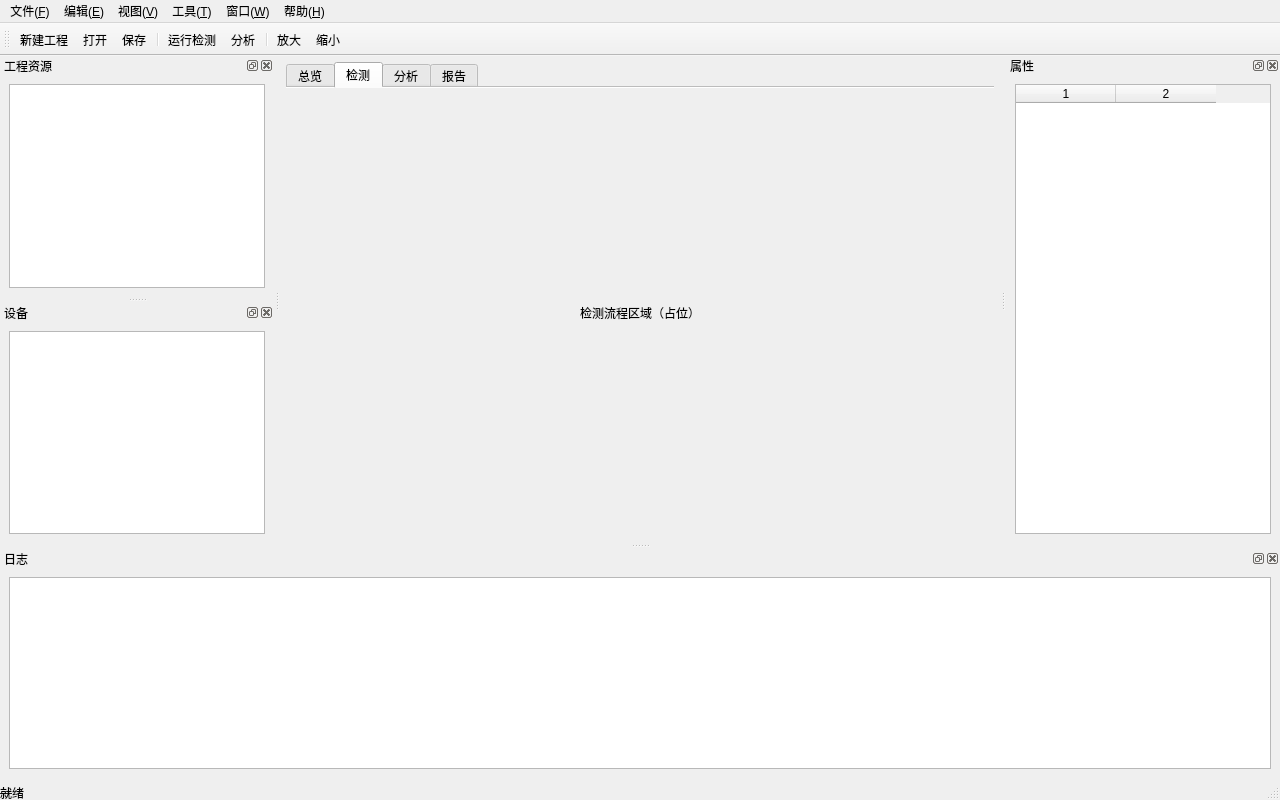
<?xml version="1.0" encoding="UTF-8"?>
<ui version="4.0">
 <class>MainWindow</class>
 <widget class="QMainWindow" name="MainWindow">
  <property name="geometry">
   <rect>
    <x>0</x>
    <y>0</y>
    <width>1280</width>
    <height>800</height>
   </rect>
  </property>
  <property name="windowTitle">
   <string>PTS - 工程工作台</string>
  </property>
  <property name="dockNestingEnabled">
   <bool>true</bool>
  </property>
  <widget class="QWidget" name="centralwidget">
   <layout class="QVBoxLayout" name="verticalLayout_main">
    <property name="spacing">
     <number>6</number>
    </property>
    <property name="leftMargin">
     <number>6</number>
    </property>
    <property name="topMargin">
     <number>6</number>
    </property>
    <property name="rightMargin">
     <number>6</number>
    </property>
    <property name="bottomMargin">
     <number>6</number>
    </property>
    <item>
     <widget class="QTabWidget" name="tabCentral">
      <property name="currentIndex">
       <number>1</number>
      </property>
      <property name="documentMode">
       <bool>true</bool>
      </property>
      <property name="tabsClosable">
       <bool>false</bool>
      </property>
      <property name="movable">
       <bool>true</bool>
      </property>
      <widget class="QWidget" name="tabDashboard">
       <attribute name="title">
        <string>总览</string>
       </attribute>
       <layout class="QVBoxLayout" name="verticalLayout_dashboard">
        <item>
         <widget class="QLabel" name="labelDashboard">
          <property name="text">
           <string>欢迎使用 PTS 工程平台</string>
          </property>
          <property name="alignment">
           <set>Qt::AlignmentFlag::AlignCenter</set>
          </property>
         </widget>
        </item>
       </layout>
      </widget>
      <widget class="QWidget" name="tabInspection">
       <attribute name="title">
        <string>检测</string>
       </attribute>
       <layout class="QVBoxLayout" name="verticalLayout_inspection">
        <item>
         <widget class="QLabel" name="labelInspection">
          <property name="text">
           <string>检测流程区域（占位）</string>
          </property>
          <property name="alignment">
           <set>Qt::AlignmentFlag::AlignCenter</set>
          </property>
         </widget>
        </item>
       </layout>
      </widget>
      <widget class="QWidget" name="tabAnalysis">
       <attribute name="title">
        <string>分析</string>
       </attribute>
       <layout class="QVBoxLayout" name="verticalLayout_analysis">
        <item>
         <widget class="QLabel" name="labelAnalysis">
          <property name="text">
           <string>数据分析区域（占位）</string>
          </property>
          <property name="alignment">
           <set>Qt::AlignmentFlag::AlignCenter</set>
          </property>
         </widget>
        </item>
       </layout>
      </widget>
      <widget class="QWidget" name="tabReports">
       <attribute name="title">
        <string>报告</string>
       </attribute>
       <layout class="QVBoxLayout" name="verticalLayout_reports">
        <item>
         <widget class="QLabel" name="labelReports">
          <property name="text">
           <string>报告生成与预览（占位）</string>
          </property>
          <property name="alignment">
           <set>Qt::AlignmentFlag::AlignCenter</set>
          </property>
         </widget>
        </item>
       </layout>
      </widget>
     </widget>
    </item>
   </layout>
  </widget>
  <widget class="QMenuBar" name="menubar">
   <property name="geometry">
    <rect>
     <x>0</x>
     <y>0</y>
     <width>1280</width>
     <height>21</height>
    </rect>
   </property>
   <widget class="QMenu" name="menuFile">
    <property name="title">
     <string>文件(&amp;F)</string>
    </property>
    <addaction name="actionNewProject"/>
    <addaction name="actionOpen"/>
    <addaction name="actionSave"/>
    <addaction name="actionSaveAs"/>
    <addaction name="separator"/>
    <addaction name="actionExport"/>
    <addaction name="separator"/>
    <addaction name="actionExit"/>
   </widget>
   <widget class="QMenu" name="menuEdit">
    <property name="title">
     <string>编辑(&amp;E)</string>
    </property>
    <addaction name="actionUndo"/>
    <addaction name="actionRedo"/>
    <addaction name="separator"/>
    <addaction name="actionCut"/>
    <addaction name="actionCopy"/>
    <addaction name="actionPaste"/>
    <addaction name="separator"/>
    <addaction name="actionPreferences"/>
   </widget>
   <widget class="QMenu" name="menuView">
    <property name="title">
     <string>视图(&amp;V)</string>
    </property>
    <addaction name="actionResetLayout"/>
   </widget>
   <widget class="QMenu" name="menuTools">
    <property name="title">
     <string>工具(&amp;T)</string>
    </property>
    <addaction name="actionRun"/>
    <addaction name="actionAnalyze"/>
    <addaction name="actionBatch"/>
    <addaction name="separator"/>
    <addaction name="actionSettings"/>
   </widget>
   <widget class="QMenu" name="menuWindow">
    <property name="title">
     <string>窗口(&amp;W)</string>
    </property>
    <addaction name="actionCloseWindow"/>
    <addaction name="actionCloseAll"/>
   </widget>
   <widget class="QMenu" name="menuHelp">
    <property name="title">
     <string>帮助(&amp;H)</string>
    </property>
    <addaction name="actionDocs"/>
    <addaction name="actionAbout"/>
   </widget>
   <addaction name="menuFile"/>
   <addaction name="menuEdit"/>
   <addaction name="menuView"/>
   <addaction name="menuTools"/>
   <addaction name="menuWindow"/>
   <addaction name="menuHelp"/>
  </widget>
  <widget class="QStatusBar" name="statusbar">
   <property name="sizeGripEnabled">
    <bool>true</bool>
   </property>
   <widget class="QLabel" name="statusLabel">
    <property name="geometry">
     <rect>
      <x>0</x>
      <y>0</y>
      <width>100</width>
      <height>30</height>
     </rect>
    </property>
    <property name="text">
     <string>就绪</string>
    </property>
   </widget>
   <widget class="QLabel" name="statusInfo">
    <property name="geometry">
     <rect>
      <x>0</x>
      <y>0</y>
      <width>100</width>
      <height>30</height>
     </rect>
    </property>
    <property name="text">
     <string>—</string>
    </property>
   </widget>
  </widget>
  <widget class="QToolBar" name="mainToolBar">
   <property name="windowTitle">
    <string>主工具栏</string>
   </property>
   <attribute name="toolBarArea">
    <enum>TopToolBarArea</enum>
   </attribute>
   <attribute name="toolBarBreak">
    <bool>false</bool>
   </attribute>
   <addaction name="actionNewProject"/>
   <addaction name="actionOpen"/>
   <addaction name="actionSave"/>
   <addaction name="separator"/>
   <addaction name="actionRun"/>
   <addaction name="actionAnalyze"/>
   <addaction name="separator"/>
   <addaction name="actionZoomIn"/>
   <addaction name="actionZoomOut"/>
  </widget>
  <widget class="QDockWidget" name="dockProject">
   <property name="windowTitle">
    <string>工程资源</string>
   </property>
   <attribute name="dockWidgetArea">
    <number>1</number>
   </attribute>
   <widget class="QWidget" name="dockWidgetContents_project">
    <layout class="QVBoxLayout" name="verticalLayout_project">
     <item>
      <widget class="QTreeView" name="treeProject"/>
     </item>
    </layout>
   </widget>
  </widget>
  <widget class="QDockWidget" name="dockDevices">
   <property name="windowTitle">
    <string>设备</string>
   </property>
   <attribute name="dockWidgetArea">
    <number>1</number>
   </attribute>
   <widget class="QWidget" name="dockWidgetContents_devices">
    <layout class="QVBoxLayout" name="verticalLayout_devices">
     <item>
      <widget class="QTreeView" name="treeDevices"/>
     </item>
    </layout>
   </widget>
  </widget>
  <widget class="QDockWidget" name="dockProperties">
   <property name="windowTitle">
    <string>属性</string>
   </property>
   <attribute name="dockWidgetArea">
    <number>2</number>
   </attribute>
   <widget class="QWidget" name="dockWidgetContents_properties">
    <layout class="QVBoxLayout" name="verticalLayout_properties">
     <item>
      <widget class="QTableWidget" name="tableProperties">
       <property name="rowCount">
        <number>0</number>
       </property>
       <property name="columnCount">
        <number>2</number>
       </property>
       <column/>
       <column/>
      </widget>
     </item>
    </layout>
   </widget>
  </widget>
  <widget class="QDockWidget" name="dockLog">
   <property name="windowTitle">
    <string>日志</string>
   </property>
   <attribute name="dockWidgetArea">
    <number>8</number>
   </attribute>
   <widget class="QWidget" name="dockWidgetContents_log">
    <layout class="QVBoxLayout" name="verticalLayout_log">
     <item>
      <widget class="QPlainTextEdit" name="plainTextLog">
       <property name="readOnly">
        <bool>true</bool>
       </property>
      </widget>
     </item>
    </layout>
   </widget>
  </widget>
  <action name="actionNewProject">
   <property name="icon">
    <iconset theme="document-new"/>
   </property>
   <property name="text">
    <string>新建工程</string>
   </property>
   <property name="shortcut">
    <string>Ctrl+N</string>
   </property>
  </action>
  <action name="actionOpen">
   <property name="icon">
    <iconset theme="document-open"/>
   </property>
   <property name="text">
    <string>打开...</string>
   </property>
   <property name="shortcut">
    <string>Ctrl+O</string>
   </property>
  </action>
  <action name="actionSave">
   <property name="icon">
    <iconset theme="document-save"/>
   </property>
   <property name="text">
    <string>保存</string>
   </property>
   <property name="shortcut">
    <string>Ctrl+S</string>
   </property>
  </action>
  <action name="actionSaveAs">
   <property name="icon">
    <iconset theme="document-save-as"/>
   </property>
   <property name="text">
    <string>另存为...</string>
   </property>
   <property name="shortcut">
    <string>Ctrl+Shift+S</string>
   </property>
  </action>
  <action name="actionExport">
   <property name="icon">
    <iconset theme="document-export"/>
   </property>
   <property name="text">
    <string>导出...</string>
   </property>
  </action>
  <action name="actionExit">
   <property name="text">
    <string>退出</string>
   </property>
   <property name="shortcut">
    <string>Ctrl+Q</string>
   </property>
  </action>
  <action name="actionUndo">
   <property name="icon">
    <iconset theme="edit-undo"/>
   </property>
   <property name="text">
    <string>撤销</string>
   </property>
   <property name="shortcut">
    <string>Ctrl+Z</string>
   </property>
  </action>
  <action name="actionRedo">
   <property name="icon">
    <iconset theme="edit-redo"/>
   </property>
   <property name="text">
    <string>重做</string>
   </property>
   <property name="shortcut">
    <string>Ctrl+Y</string>
   </property>
  </action>
  <action name="actionCut">
   <property name="icon">
    <iconset theme="edit-cut"/>
   </property>
   <property name="text">
    <string>剪切</string>
   </property>
   <property name="shortcut">
    <string>Ctrl+X</string>
   </property>
  </action>
  <action name="actionCopy">
   <property name="icon">
    <iconset theme="edit-copy"/>
   </property>
   <property name="text">
    <string>复制</string>
   </property>
   <property name="shortcut">
    <string>Ctrl+C</string>
   </property>
  </action>
  <action name="actionPaste">
   <property name="icon">
    <iconset theme="edit-paste"/>
   </property>
   <property name="text">
    <string>粘贴</string>
   </property>
   <property name="shortcut">
    <string>Ctrl+V</string>
   </property>
  </action>
  <action name="actionPreferences">
   <property name="icon">
    <iconset theme="preferences-system"/>
   </property>
   <property name="text">
    <string>首选项...</string>
   </property>
  </action>
  <action name="actionResetLayout">
   <property name="text">
    <string>重置布局</string>
   </property>
  </action>
  <action name="actionRun">
   <property name="icon">
    <iconset theme="media-playback-start"/>
   </property>
   <property name="text">
    <string>运行检测</string>
   </property>
   <property name="shortcut">
    <string>F5</string>
   </property>
  </action>
  <action name="actionAnalyze">
   <property name="icon">
    <iconset theme="system-run"/>
   </property>
   <property name="text">
    <string>分析</string>
   </property>
   <property name="shortcut">
    <string>F6</string>
   </property>
  </action>
  <action name="actionZoomIn">
   <property name="text">
    <string>放大</string>
   </property>
   <property name="shortcut">
    <string>Ctrl+=</string>
   </property>
  </action>
  <action name="actionZoomOut">
   <property name="text">
    <string>缩小</string>
   </property>
   <property name="shortcut">
    <string>Ctrl+-</string>
   </property>
  </action>
  <action name="actionBatch">
   <property name="icon">
    <iconset theme="view-list-details"/>
   </property>
   <property name="text">
    <string>批处理</string>
   </property>
  </action>
  <action name="actionSettings">
   <property name="icon">
    <iconset theme="settings-configure"/>
   </property>
   <property name="text">
    <string>设置...</string>
   </property>
  </action>
  <action name="actionCloseWindow">
   <property name="text">
    <string>关闭</string>
   </property>
  </action>
  <action name="actionCloseAll">
   <property name="text">
    <string>全部关闭</string>
   </property>
  </action>
  <action name="actionDocs">
   <property name="text">
    <string>文档</string>
   </property>
  </action>
  <action name="actionAbout">
   <property name="text">
    <string>关于</string>
   </property>
  </action>
 </widget>
 <resources/>
 <connections/>
</ui>
